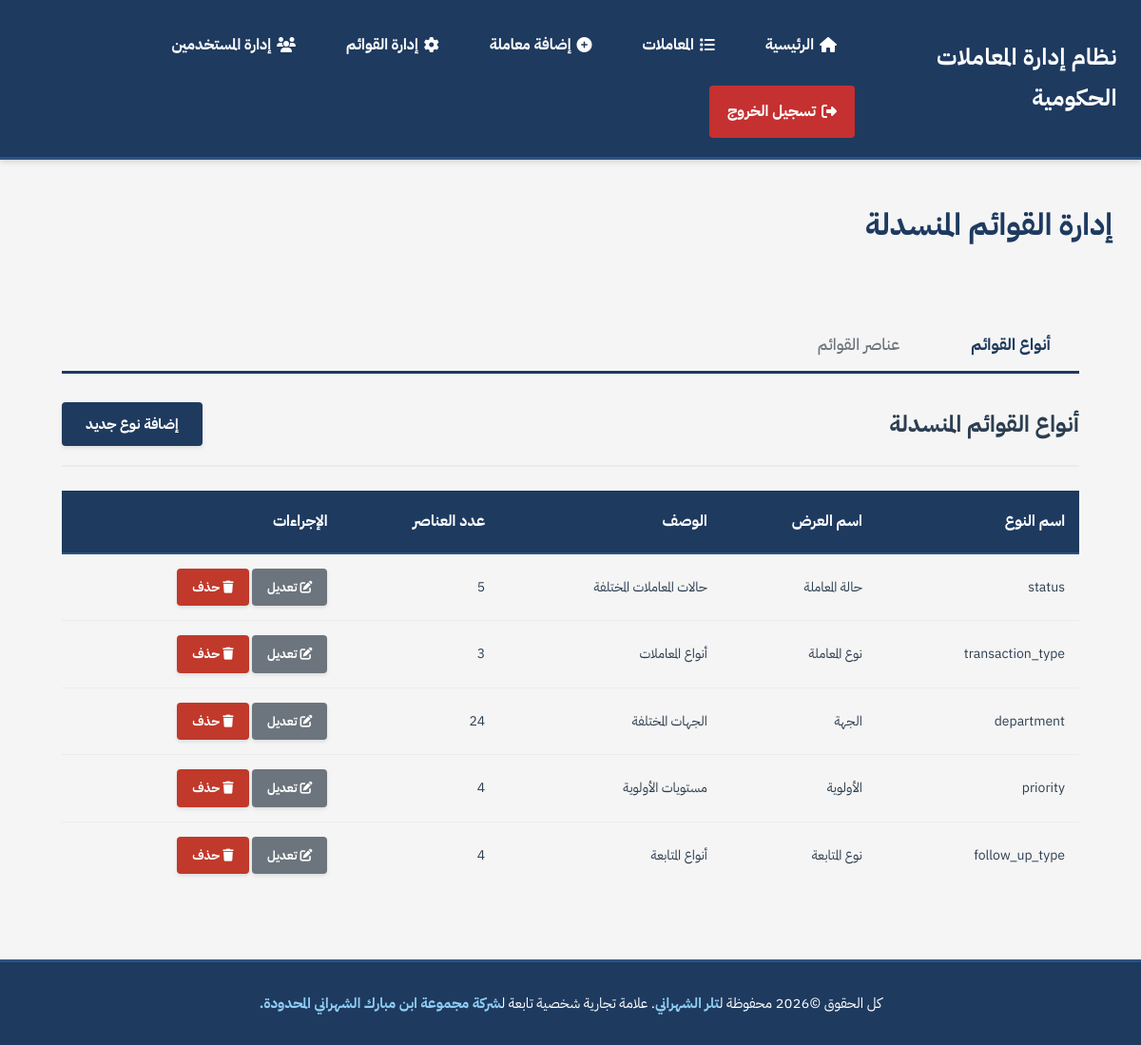
Screenshot of /admin/dropdowns.php (signed in) with the database file from the repository.
### tables this page shows
CREATE TABLE IF NOT EXISTS dropdown_types (
    id INT AUTO_INCREMENT PRIMARY KEY,
    name VARCHAR(100) UNIQUE NOT NULL,
    display_name VARCHAR(100) NOT NULL,
    description TEXT,
    created_at TIMESTAMP DEFAULT CURRENT_TIMESTAMP
);

### Web/config/base_path.php (called while the page is built)
<?php
function getBasePath() {
    $script_path = $_SERVER['SCRIPT_NAME'];
    $dir = dirname($script_path);
    if (strpos($script_path, '/transactions/') !== false ||
        strpos($script_path, '/admin/') !== false ||
        strpos($script_path, '/includes/') !== false) {
        $dir = dirname($dir);
    }
    $dir = rtrim($dir, '/');
    return $dir === '.' ? '' : $dir;
}

### Web/config/session.php (called while the page is built, shortened)
<?php
function isLoggedIn() {
    return isset($_SESSION['user_id']) && isset($_SESSION['username']);
}
function isAdmin() {
    return isset($_SESSION['role']) && $_SESSION['role'] === 'admin';
}

### Web/admin/dropdowns.php (the view, shortened to what this page needs)
<?php
require_once __DIR__ . '/../config/session.php';
require_once __DIR__ . '/../config/base_path.php';
try {
    $pdo = getDBConnection();
    $stmt = $pdo->query("SELECT * FROM dropdown_types ORDER BY created_at DESC");
    $dropdown_types = $stmt->fetchAll();
    $items_by_type = [];
    foreach ($dropdown_types as $type) {
        $stmt = $pdo->prepare("SELECT * FROM dropdown_items WHERE dropdown_type_id = ? ORDER BY display_order, id");
        $stmt->execute([$type['id']]);
        $items_by_type[$type['id']] = $stmt->fetchAll();
    }
} catch (PDOException $e) {
    $error = 'حدث خطأ أثناء جلب البيانات';
    $dropdown_types = [];
    $items_by_type = [];
}
include __DIR__ . '/../includes/header.php';
?>
<div class="page-header">
    <h1>إدارة القوائم المنسدلة</h1>
</div>
<div class="admin-section">
    <div class="section-tabs">
        <button class="tab-btn active" onclick="showTab('types')">أنواع القوائم</button>
        <button class="tab-btn" onclick="showTab('items')">عناصر القوائم</button>
    </div>
    <div id="types-tab" class="tab-content active">
        <div class="section-header">
            <h2>أنواع القوائم المنسدلة</h2>
            <button class="btn btn-primary" onclick="showAddTypeForm()">إضافة نوع جديد</button>
        </div>
        <?php if (empty($dropdown_types)): ?>
        <div class="empty-state">
            <p>لا توجد أنواع قوائم</p>
        </div>
        <?php else: ?>
        <table class="data-table">
            <thead>
                <tr>
                    <th>اسم النوع</th>
                    <th>اسم العرض</th>
                    <th>الوصف</th>
                    <th>عدد العناصر</th>
                    <th>الإجراءات</th>
                </tr>
            </thead>
            <tbody>
                <?php foreach ($dropdown_types as $type): ?>
                <tr>
                    <td><?php echo htmlspecialchars($type['name']); ?></td>
                    <td><?php echo htmlspecialchars($type['display_name']); ?></td>
                    <td><?php echo htmlspecialchars($type['description'] ?? '-'); ?></td>
                    <td><?php echo count($items_by_type[$type['id']] ?? []); ?></td>
                    <td>
                        <a href="?edit_type=<?php echo $type['id']; ?>" class="btn btn-sm btn-secondary"><i class="fas fa-edit"></i> تعديل</a>
                        <a href="<?php echo $base; ?>/admin/dropdowns_actions.php?action=delete_type&id=<?php echo $type['id']; ?>"
                           class="btn btn-sm btn-danger"
                           onclick="return confirm('هل أنت متأكد من حذف هذا النوع وجميع عناصره؟')"><i class="fas fa-trash"></i> حذف</a>
                    </td>
                </tr>
                <?php endforeach; ?>
            </tbody>
        </table>
        <?php endif; ?>
    </div>
</div>
<?php include __DIR__ . '/../includes/footer.php'; ?>

### Web/includes/header.php (shortened to what this page needs)
<?php
require_once __DIR__ . '/../config/base_path.php';
$base = getBasePath();
?>
<!DOCTYPE html>
<html lang="ar" dir="rtl">
<head>
    <link rel="stylesheet" href="https://cdnjs.cloudflare.com/ajax/libs/font-awesome/6.4.0/css/all.min.css">
    <link rel="stylesheet" href="<?php echo $base; ?>/assets/css/style.css">
</head>
<body>
    <?php if (isLoggedIn()): ?>
    <nav class="main-nav">
        <div class="nav-container">
            <div class="nav-brand">
                <h1>نظام إدارة المعاملات الحكومية</h1>
            </div>
            <div class="nav-menu">
                <a href="<?php echo $base; ?>/index.php"><i class="fas fa-home"></i> الرئيسية</a>
                <a href="<?php echo $base; ?>/transactions/list.php"><i class="fas fa-list"></i> المعاملات</a>
                <a href="<?php echo $base; ?>/transactions/add.php"><i class="fas fa-plus-circle"></i> إضافة معاملة</a>
                <?php if (isAdmin()): ?>
                <a href="<?php echo $base; ?>/admin/dropdowns.php"><i class="fas fa-cog"></i> إدارة القوائم</a>
                <a href="<?php echo $base; ?>/admin/users.php"><i class="fas fa-users"></i> إدارة المستخدمين</a>
                <?php endif; ?>
                <a href="<?php echo $base; ?>/logout.php" class="logout-btn"><i class="fas fa-sign-out-alt"></i> تسجيل الخروج</a>
            </div>
        </div>
    </nav>
    <?php endif; ?>
    <main class="main-content">

### Web/includes/footer.php (shortened to what this page needs)
    </main>
    <footer class="main-footer">
        <div class="footer-content">
            كل الحقوق ©2026 محفوظة ل<a href="https://trsi.me" target="_blank">تلر الشهراني</a>. علامة تجارية شخصية تابعة ل<a href="https://imsg-sa.org" target="_blank">شركة مجموعة ابن مبارك الشهراني المحدودة.</a>
        </div>
    </footer>
    <?php
    require_once __DIR__ . '/../config/base_path.php';
    ?>
</body>
</html>

### Web/assets/css/style.css (style rules this page uses)
* { margin: 0; padding: 0; box-sizing: border-box; }
body { font-family: 'IBM Plex Sans Arabic', Arial, sans-serif; background-color: #f5f5f5; color: #2c3e50; line-height: 1.8; direction: rtl; min-height: 100vh; display: flex; flex-direction: column; }
.main-nav { background: #1e3a5f; color: white; padding: 0; box-shadow: 0 2px 6px rgba(0, 0, 0, 0.15); border-bottom: 3px solid #2c5282; }
.nav-container { max-width: 1400px; margin: 0 auto; display: flex; justify-content: space-between; align-items: center; padding: 15px 30px; }
.nav-brand h1 { font-size: 24px; font-weight: bold; letter-spacing: 0.5px; margin: 0; }
.nav-menu { display: flex; gap: 12px; align-items: center; flex-wrap: wrap; }
.nav-menu a { color: white; text-decoration: none; padding: 10px 16px; border-radius: 4px; transition: all 0.3s; font-size: 16px; font-weight: bold; border: 1px solid transparent; display: flex; align-items: center; gap: 6px; white-space: nowrap; }
.nav-menu a i { font-size: 16px; }
.logout-btn { background-color: #c53030; border-color: #9b2c2c; }
.main-content { padding: 40px 30px; flex: 1; }
.page-header { display: flex; justify-content: space-between; align-items: center; margin-bottom: 35px; }
.page-header h1 { color: #1e3a5f; font-size: 32px; font-weight: bold; }
.btn { display: inline-block; padding: 12px 25px; background-color: #1e3a5f; color: white; text-decoration: none; border: none; border-radius: 4px; cursor: pointer; font-size: 15px; font-weight: 600; transition: all 0.3s; font-family: 'IBM Plex Sans Arabic', Arial, sans-serif; box-shadow: 0 2px 4px rgba(0, 0, 0, 0.1); }
.btn-primary { background-color: #1e3a5f; }
.btn-secondary { background-color: #6c757d; }
.btn-danger { background-color: #c0392b; }
.btn-sm { padding: 8px 16px; font-size: 13px; }
.data-table { width: 100%; border-collapse: collapse; }
.data-table thead { background: #1e3a5f; color: white; }
.data-table th { padding: 18px 15px; text-align: right; font-weight: bold; font-size: 16px; border-bottom: 2px solid #2c5282; }
.data-table td { padding: 15px; border-bottom: 1px solid #e9ecef; font-size: 14px; }
.data-table tbody tr:last-child td { border-bottom: none; }
.admin-section { padding: 35px; border-radius: 6px }
.section-tabs { display: flex; gap: 15px; margin-bottom: 30px; border-bottom: 3px solid #1e3a5f; }
.tab-btn { padding: 15px 30px; background: none; border: none; cursor: pointer; font-size: 17px; color: #6c757d; border-bottom: 3px solid transparent; margin-bottom: -3px; transition: all 0.3s; font-weight: 500; font-family: 'IBM Plex Sans Arabic', Arial, sans-serif; }
.tab-btn.active { color: #1e3a5f; border-bottom-color: #1e3a5f; font-weight: bold; }
.tab-content { display: none; }
.tab-content.active { display: block; }
.section-header { display: flex; justify-content: space-between; align-items: center; margin-bottom: 25px; padding-bottom: 20px; border-bottom: 2px solid #e9ecef; }
.main-footer { background: #1e3a5f; color: white; padding: 30px 0; margin-top: auto; border-top: 3px solid #2c5282; text-align: center; }
.footer-content { max-width: 1400px; margin: 0 auto; padding: 0 30px; font-size: 15px; line-height: 1.8; }
.footer-content a { color: #90cdf4; text-decoration: none; font-weight: 600; transition: color 0.3s; }
@media (max-width: 1200px) { .nav-container { padding: 20px 25px; } }
@media (max-width: 1200px) { .nav-menu { gap: 15px; } }
@media (max-width: 1200px) { .nav-menu a { font-size: 16px; padding: 12px 18px; } }

### rows the page displays
dropdown_types: name "status", display_name "حالة المعاملة", description "حالات المعاملات المختلفة", id "5"
dropdown_types: name "transaction_type", display_name "نوع المعاملة", description "أنواع المعاملات", id "3"
dropdown_types: name "department", display_name "الجهة", description "الجهات المختلفة", id "24"
dropdown_types: name "priority", display_name "الأولوية", description "مستويات الأولوية", id "4"
dropdown_types: name "follow_up_type", display_name "نوع المتابعة", description "أنواع المتابعة", id "4"
